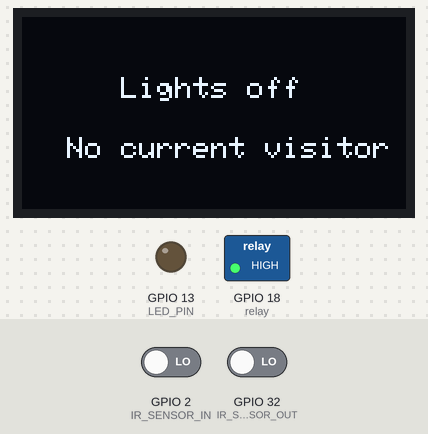
Simulated run of this sketch. Board: ESP32. On the bench: 128×64 one-colour display, switched loads named in the sketch (green lamp = pin HIGH), output pins drawn as LEDs (lit = HIGH). The test bench sets the inputs (shaded band); at power-on: GPIO 2 (IR_SENSOR_IN) LOW, GPIO 32 (IR_SENSOR_OUT) LOW. What the sketch prints to the serial monitor is not drawn.

Above: at 6.2 s.
6.3 s: GPIO 2 (IR_SENSOR_IN) driven HIGH
At 9.2 s:
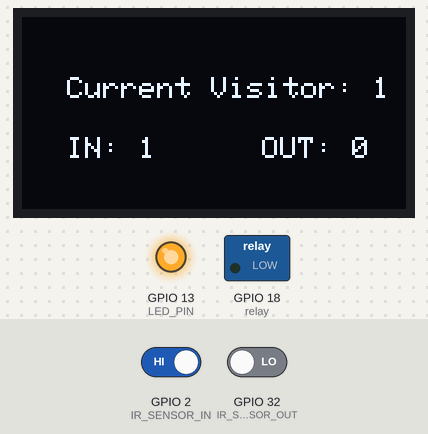
10.2 s: GPIO 32 (IR_SENSOR_OUT) driven HIGH
At 12.4 s:
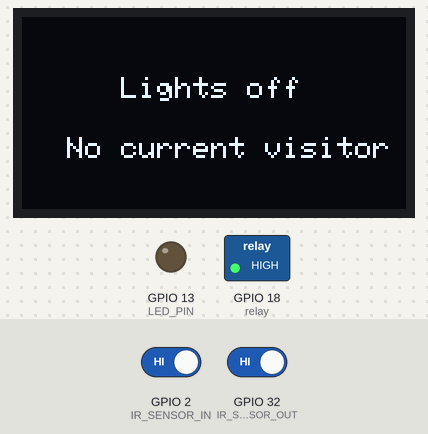
Timing chart, 0 to 13.9 s (numbered marks = the images above; inputs shaded):
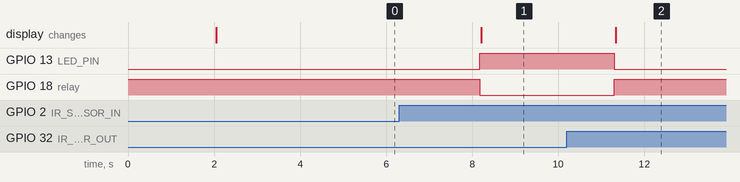

The sketch:

Exp1.3.ino
```cpp
#include <WiFi.h>
#include <Wire.h>
#include <Adafruit_GFX.h>
#include <Adafruit_SSD1306.h>
#define TOKEN "BBUS-W9zmpcKC8zXkW1J8NKmAjKQuMkkWd1"
#define WIFISSID "vivo T2x 5G"
#define PASSWORD "123456789"
#define ID_IN "65f13d1b12ae03315df0a014"
#define ID_OUT "65f13df65be8f02ff45eec2b"
#define ID_NOW "65f13df65be8f02ff45eec2b"
#define SCREEN_WIDTH 128
#define SCREEN_HEIGHT 64
#define OLED_RESET -1
Adafruit_SSD1306 display(SCREEN_WIDTH, SCREEN_HEIGHT, &Wire, OLED_RESET);
#define IR_SENSOR_IN 2   // Replace with your actual pin for the infrared sensor for IN
#define IR_SENSOR_OUT 32 // Replace with your actual pin for the infrared sensor for OUT
#define relay 18
#define LED_PIN 13       // Pin for the LED
int lastInStatus = LOW;   // Previous status of the IN sensor
int lastOutStatus = LOW;  // Previous status of the OUT sensor
int countin = 0;
int countout = 0;
void sendValueToUbidots(const char *variableId, double value)
{
  WiFiClient client;
  if (client.connect("things.ubidots.com", 80))
  {
    String data = "POST /api/v1.6/devices/your-device-label HTTP/1.1";
    data += "\nContent-Type: application/json";
    data += "\nX-Auth-Token: " + String(TOKEN);
    data += "\nConnection: close";
    data += "\nHost: things.ubidots.com";
    // Convert double to string and get the length
    String valueStr = String(value);
    int contentLength = valueStr.length();
    data += "\nContent-Length: ";
    data += contentLength;
    data += "\n\n{\"";
    data += variableId;
    data += "\":";
    data += valueStr; // Use the string representation of the double value
    data += "}";
    client.print(data);
    delay(500);
  }
  client.stop();
}
void setup()
{
  Serial.begin(115200);
  pinMode(relay, OUTPUT);
  digitalWrite(relay, HIGH);
  pinMode(LED_PIN, OUTPUT); // Initialize LED pin as output
  pinMode(IR_SENSOR_IN, INPUT);
  pinMode(IR_SENSOR_OUT, INPUT);
  display.begin(SSD1306_SWITCHCAPVCC, 0x3C);
  delay(2000);
  Serial.println("Visitor Counter Demo");
  display.clearDisplay();
  display.setTextSize(1);
  display.setTextColor(WHITE);
  display.setCursor(15, 20);
  display.println("   Lights off");
  display.setCursor(15, 40);
  display.println("No current visitor");
  display.display();
  delay(3000);
}
void loop()
{
  int inStatus = digitalRead(IR_SENSOR_IN);
  int outStatus = digitalRead(IR_SENSOR_OUT);
  if (inStatus != lastInStatus)
  {
    if (inStatus == HIGH)
    {
      countin++;
    }
    lastInStatus = inStatus;
  }
  if (outStatus != lastOutStatus)
  {
    if (outStatus == HIGH && countout < countin) // Ensure countout doesn't exceed countin
    {
      countout++;
    }
    lastOutStatus = outStatus;
  }
  int now = countin - countout;
  if (now <= 0)
  {
    digitalWrite(relay, HIGH);
    digitalWrite(LED_PIN, LOW); // Turn off LED when no visitors
    display.clearDisplay();
    display.setTextSize(1);
    display.setTextColor(WHITE);
    display.setCursor(15, 20);
    display.println("   Lights off");
    display.setCursor(15, 40);
    display.println("No current visitor");
    display.display();
  }
  else
  {
    digitalWrite(relay, LOW);
    digitalWrite(LED_PIN, HIGH); // Turn on LED when there are visitors
    display.clearDisplay();
    display.setTextSize(1);
    display.setTextColor(WHITE);
    display.setCursor(15, 20);
    display.print("Current Visitor: ");
    display.println(now);

    // Display IN and OUT counts only when there are visitors
    display.setTextSize(1);
    display.setCursor(15, 40);
    display.print("IN: ");
    display.print(countin);
    display.setCursor(80, 40);
    display.print("OUT: ");
    display.print(countout);
    display.display();
  }

  Serial.print("Current Visitor: ");
  Serial.println(now);

  // Send data to Ubidots
  sendValueToUbidots(ID_IN, countin);
  sendValueToUbidots(ID_OUT, countout);
  sendValueToUbidots(ID_NOW, now);

  delay(1000);
}
```

Measured:
- after the input at 6.3 s, GPIO 13 (LED_PIN): LOW → HIGH after 1.9 s; GPIO 18 (relay): HIGH → LOW after 1.9 s; the display: changes after 1.9 s (image 1)
- after the input at 10.2 s, GPIO 13 (LED_PIN): HIGH → LOW after 1.1 s; GPIO 18 (relay): LOW → HIGH after 1.1 s; the display: changes after 1.1 s (image 2)
